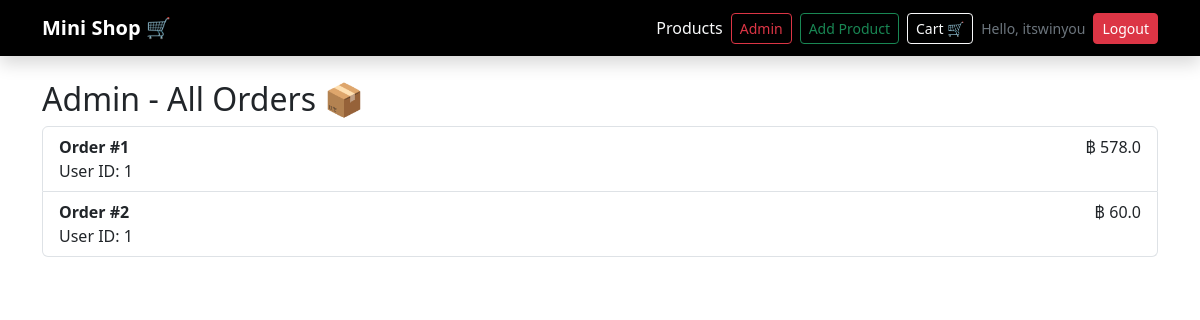
Page /admin/orders (signed in) on the earlier database version.
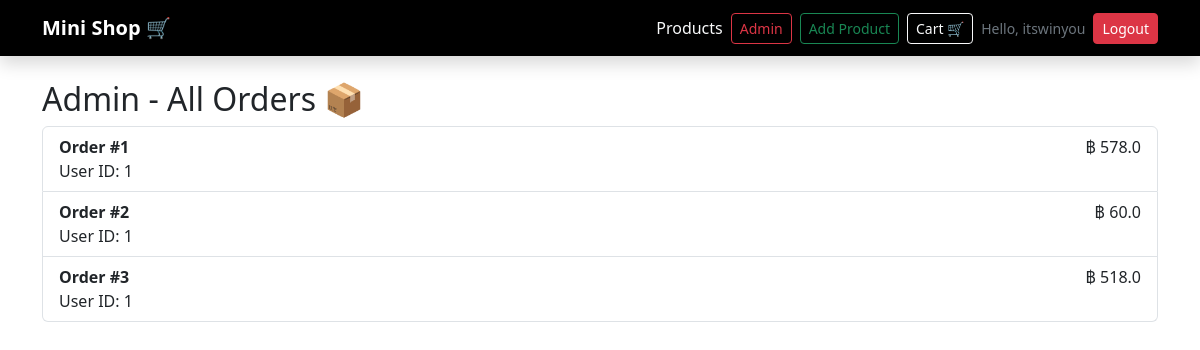
Same page on the later database version.
### models.py (models this page shows)
class User(db.Model, UserMixin):
    id = db.Column(db.Integer, primary_key=True)
    username = db.Column(db.String(100), nullable=False)
    email = db.Column(db.String(100), unique=True, nullable=False)
    password = db.Column(db.String(200), nullable=False)
    is_admin = db.Column(db.Boolean, default=False)

class Order(db.Model):
    id = db.Column(db.Integer, primary_key=True)
    user_id = db.Column(db.Integer, db.ForeignKey('user.id'))
    total_price = db.Column(db.Float)

### app.py (the view)
@app.route('/admin/orders')
@login_required
def admin_orders():
    orders = Order.query.all()
    return render_template('admin_orders.html', orders=orders)

### app.py (called while the page is built)
@login_manager.user_loader
def load_user(user_id):
    return User.query.get(int(user_id))

### templates/admin_orders.html
{% extends "base.html" %}
{% block content %}
<h2>Admin - All Orders 📦</h2>
{% if orders %}
    <ul class="list-group">
        {% for order in orders %}
            <li class="list-group-item d-flex justify-content-between">
                <div>
                    <strong>Order #{{ order.id }}</strong><br>
                    User ID: {{ order.user_id }}
                </div>
                <div>
                    ฿ {{ order.total_price }}
                </div>
            </li>
        {% endfor %}
    </ul>
{% else %}
    <p>No orders yet.</p>
{% endif %}
{% endblock %}

### templates/base.html (shortened to what this page needs)
<!DOCTYPE html>
<html lang="en">
<head>
    <link href="https://cdn.jsdelivr.net/npm/bootstrap@5.3.2/dist/css/bootstrap.min.css" rel="stylesheet">
</head>
<body>
<nav class="navbar navbar-expand-lg navbar-dark bg-black shadow">
    <div class="container">
        <a class="navbar-brand fw-bold" href="/">Mini Shop 🛒</a>
        <div class="d-flex align-items-center gap-2">
            <a class="nav-link text-light" href="/products">Products</a>
            {% if current_user.is_authenticated %}
                {% if current_user.is_admin %}
                    <a class="btn btn-outline-danger btn-sm"
                       href="{{ url_for('admin_orders') }}">
                        Admin
                    </a>
                {% endif %}
                <a class="btn btn-outline-success btn-sm"
                   href="{{ url_for('add_product') }}">
                    Add Product
                </a>
                <a class="btn btn-outline-light btn-sm"
                   href="/cart">
                    Cart 🛒
                </a>
                <span class="text-secondary small">
                    Hello, {{ current_user.username }}
                </span>
                <a class="btn btn-danger btn-sm"
                   href="/logout">
                    Logout
                </a>
            {% else %}
                <a class="btn btn-outline-light btn-sm"
                   href="/login">Login</a>
                <a class="btn btn-warning btn-sm"
                   href="/register">Register</a>
            {% endif %}
        </div>
    </div>
</nav>
<div class="container mt-4">
    {% block content %}
    {% endblock %}
</div>
</body>
</html>

Differences in the rows shown:
added Order: id "3", user_id "1", total_price "518.0"
